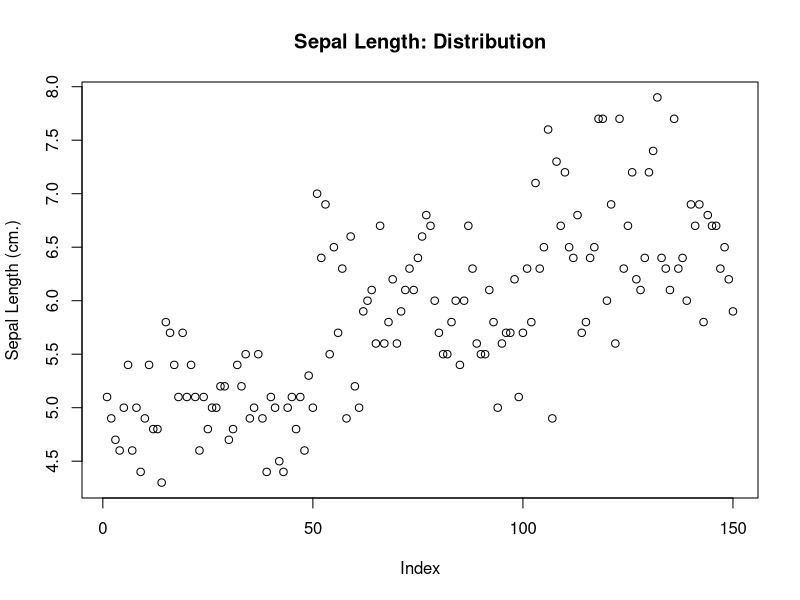
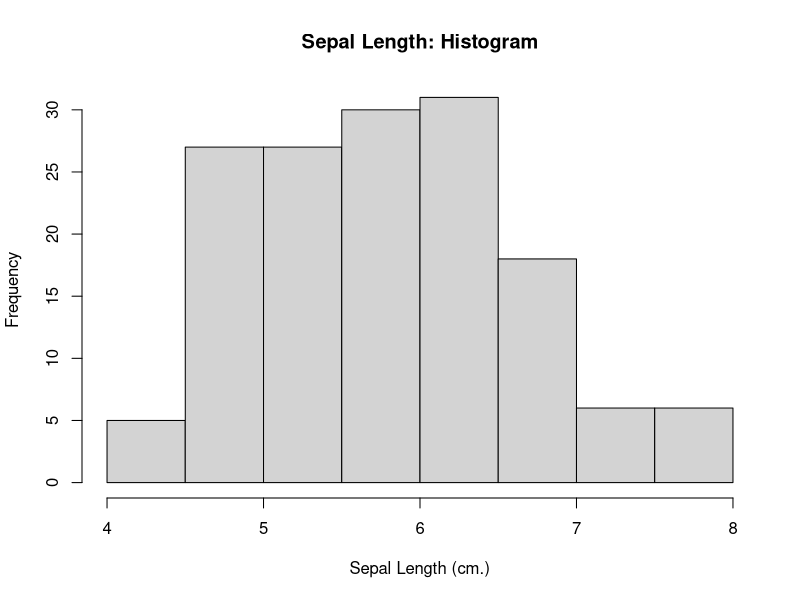
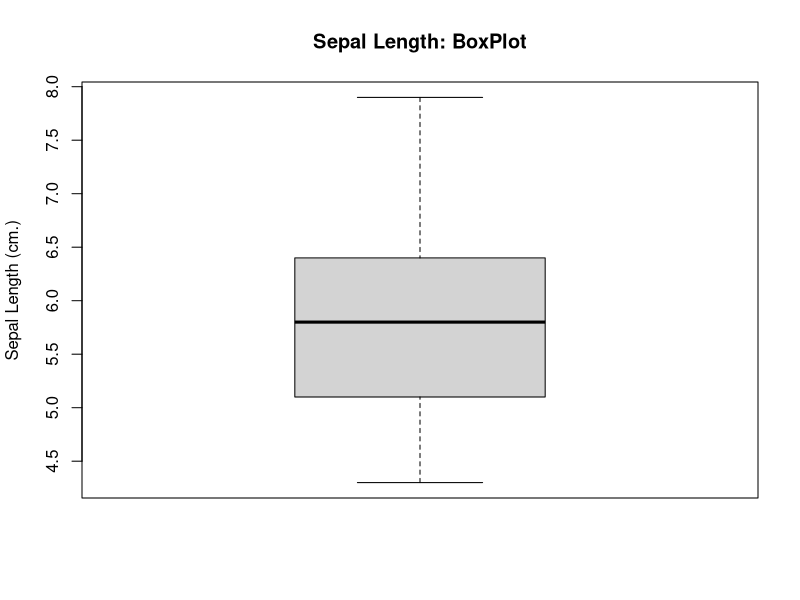
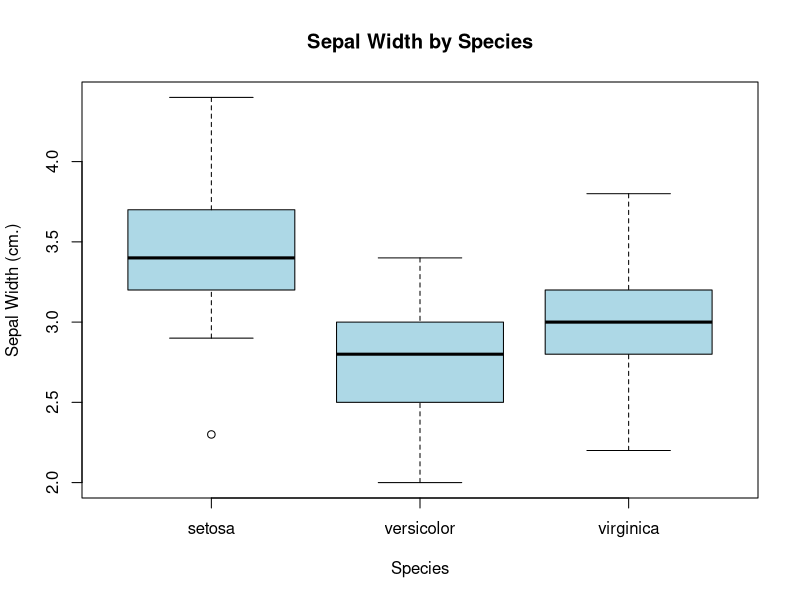
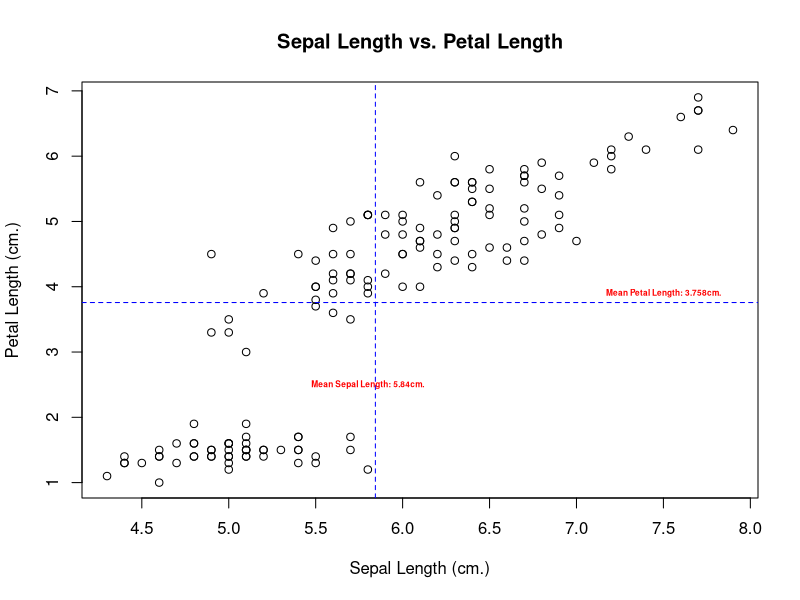
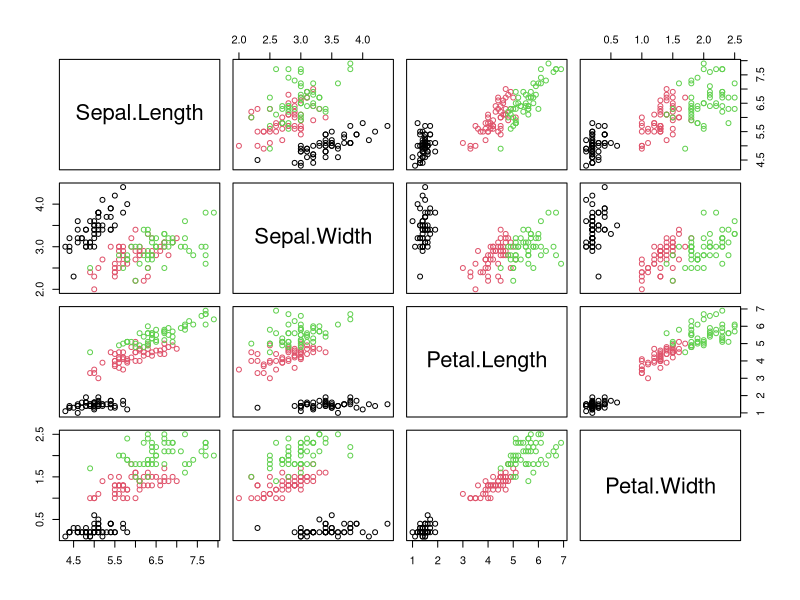
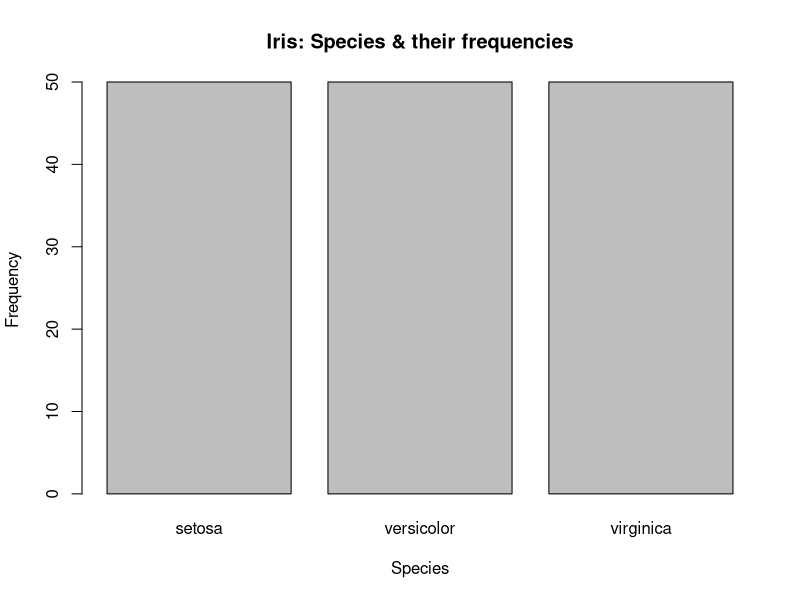
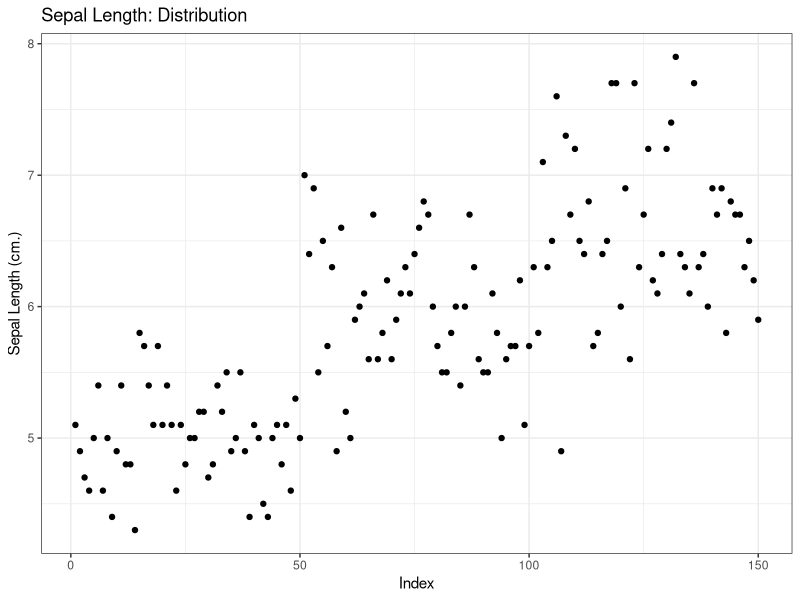

Here is the R script that generated these plots, in order: (Note: this script raises an error after producing the figures.)
#######################################################################
## Assignment 2: Visualization in R

install.packages("ggplot2")
library(ggplot2)
install.packages("GGally")
install.packages("progress")
library("GGally")
## 1. load the iris data package and display summary statistics
data("iris")
summary(iris)

## 2. plot the distribution of Sepal Length
#First a scatter plot
plot(iris$Sepal.Length, ylab = "Sepal Length (cm.)", main = "Sepal Length: Distribution")

#Then a histrogram
hist(iris$Sepal.Length, xlab = "Sepal Length (cm.)", main = "Sepal Length: Histogram")

#Then a boxplot
boxplot(iris$Sepal.Length, main="Sepal Length: BoxPlot", ylab="Sepal Length (cm.)", col="lightgray")


## 3. Visualize the distribution of sepal width against grouping based on species
boxplot(iris$Sepal.Width ~ iris$Species, xlab = "Species", ylab = "Sepal Width (cm.)", main = "Sepal Width by Species", col="lightblue")

#Generate the plot
plot(x=iris$Sepal.Length, y=iris$Petal.Length, main="Sepal Length vs. Petal Length", xlab = "Sepal Length (cm.)", ylab = "Petal Length (cm.)")
#Add a horizontal line for mean Petal Length
abline(h=mean(iris$Petal.Length), lty=2, col="blue")
#Add a text label for the line
text(7.5, 3.9, paste0("Mean Petal Length: ", mean(iris$Petal.Length), "cm.") , col="red", cex = 0.5, font=2)
#Add a vertical line for mean Sepal Length
abline(v=mean(iris$Sepal.Length), lty=2, col="blue")
#Add a text label for the line
text(5.8, 2.5, paste0("Mean Sepal Length: ", round(mean(iris$Sepal.Length), 2), "cm.") , col="red", cex = 0.5, font=2)

## 5. Present the pairwise relationship of all four continuous variables
pairs(iris[, c(1:4)], col=iris$Species)

## 6. Graph the frequency of occurrences for the three groups
barplot(table(iris$Species), xlab = "Species", ylab = "Frequency", main = "Iris: Species & their frequencies")

table(iris$Species)/length(iris$Species)

#################################
##Part 2: plot all plots above using ggplot

## 2. plot the distribution of Sepal Length
#First a scatter plot
ggplot(data = iris)+
  geom_point(aes(x = seq(1, length(iris$Sepal.Length)), y=Sepal.Length))+
  ggtitle("Sepal Length: Distribution")+
  labs(x = "Index")+
  labs(y = "Sepal Length (cm.)")+
  theme_bw()

#Then a histrogram
ggplot(data = iris)+
  geom_histogram(aes(Sepal.Length), binwidth = 0.25)+
  ggtitle("Sepal Length: Histogram")+
  labs(y = "Count")+
  labs(x = "Sepal Length (cm.)")+
  theme_bw()
#Then a boxplot
boxplot(iris$Sepal.Length, main="Sepal Length: BoxPlot", ylab="Sepal Length (cm.)", col="lightgray")
ggplot(data = iris)+
  geom_boxplot(aes(x = "", y=Sepal.Length))+
  ggtitle("Sepal Length: Boxplot")+
  #labs(y = "Count")+
  labs(y = "Sepal Length (cm.)")+
  theme_bw()

## 3. Visualize the distribution of sepal width against grouping based on species
ggplot(data = iris)+
  geom_boxplot(aes(x = Species, y=Sepal.Width), outlier.color = "red", fill = "lightblue")+
  ggtitle("Sepal Width by Species")+
  labs(x = "Species")+
  labs(y = "Sepal Width (cm.)")+
  theme_bw()

## 4. plot the relationship between sepal length and petal length
#Generate the plot
plot(x=iris$Sepal.Length, y=iris$Petal.Length, main="Sepal Length vs. Petal Length", xlab = "Sepal Length (cm.)", ylab = "Petal Length (cm.)")
#Add a horizontal line for mean Petal Length
abline(h=mean(iris$Petal.Length), lty=2, col="blue")
#Add a text label for the line
text(7.5, 3.9, paste0("Mean Petal Length: ", mean(iris$Petal.Length), "cm.") , col="red", cex = 0.5, font=2)
#Add a vertical line for mean Sepal Length
abline(v=mean(iris$Sepal.Length), lty=2, col="blue")
#Add a text label for the line
text(5.8, 2.5, paste0("Mean Sepal Length: ", round(mean(iris$Sepal.Length), 2), "cm.") , col="red", cex = 0.5, font=2)

ggplot(data = iris)+
  geom_point(aes(x = Sepal.Length, y=Petal.Length, color = Species))+
  ggtitle("Sepal Length vs. Petal Length")+
  labs(x = "Sepal Length (cm.)")+
  labs(y = "Petal Length (cm.)")+
  theme_bw()+
  geom_hline(linetype = "dashed", aes(yintercept = mean(Petal.Length)))+
  geom_text(size = 2, aes(7, mean(Petal.Length), label = paste0("Mean Petal Length: ", mean(Petal.Length), "cm."), vjust = -1))+
  geom_vline(linetype = "dashed", aes(xintercept = mean(Sepal.Length)))+
  geom_text(size = 2, aes(6, 2, label = paste0("Mean Sepal Length: ", round(mean(Sepal.Length), 2), "cm.")), angle = 90)
  
## 5. Present the pairwise relationship of all four continuous variables
plotmatrix(iris[, c(1:4)])
ggpairs(iris[, c(1:4)])

## 6. Graph the frequency of occurrences for the three groups
barplot(table(iris$Species), xlab = "Species", ylab = "Frequency", main = "Iris: Species & their frequencies")

ggplot(iris)+
  labs(y = "Count")+
  geom_bar(aes(x = Species))+
    ggtitle("Iris: Species & frequencies of occurence")+
    theme_bw()
    
  

table(iris$Species)/length(iris$Species)